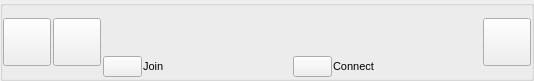
<?xml version="1.0" encoding="UTF-8"?>
<ui version="4.0">
 <class>GuiGroupieListItemUi</class>
 <widget class="QWidget" name="GuiGroupieListItemUi">
  <property name="geometry">
   <rect>
    <x>0</x>
    <y>0</y>
    <width>534</width>
    <height>81</height>
   </rect>
  </property>
  <property name="sizePolicy">
   <sizepolicy hsizetype="Expanding" vsizetype="Minimum">
    <horstretch>0</horstretch>
    <verstretch>0</verstretch>
   </sizepolicy>
  </property>
  <property name="minimumSize">
   <size>
    <width>0</width>
    <height>0</height>
   </size>
  </property>
  <property name="maximumSize">
   <size>
    <width>16777215</width>
    <height>16777215</height>
   </size>
  </property>
  <property name="font">
   <font>
    <pointsize>8</pointsize>
   </font>
  </property>
  <property name="windowTitle">
   <string>Form</string>
  </property>
  <property name="styleSheet">
   <string notr="true"/>
  </property>
  <layout class="QGridLayout" name="gridLayout">
   <property name="leftMargin">
    <number>0</number>
   </property>
   <property name="topMargin">
    <number>0</number>
   </property>
   <property name="rightMargin">
    <number>0</number>
   </property>
   <property name="bottomMargin">
    <number>0</number>
   </property>
   <property name="spacing">
    <number>0</number>
   </property>
   <item row="0" column="0">
    <widget class="QGroupBox" name="groupBox">
     <property name="sizePolicy">
      <sizepolicy hsizetype="Preferred" vsizetype="Preferred">
       <horstretch>0</horstretch>
       <verstretch>0</verstretch>
      </sizepolicy>
     </property>
     <property name="title">
      <string notr="true"/>
     </property>
     <layout class="QHBoxLayout" name="horizontalLayout_2">
      <property name="spacing">
       <number>2</number>
      </property>
      <property name="leftMargin">
       <number>0</number>
      </property>
      <property name="topMargin">
       <number>0</number>
      </property>
      <property name="rightMargin">
       <number>0</number>
      </property>
      <property name="bottomMargin">
       <number>0</number>
      </property>
      <item>
       <widget class="VxPushButton" name="m_IconButton">
        <property name="sizePolicy">
         <sizepolicy hsizetype="Fixed" vsizetype="Fixed">
          <horstretch>0</horstretch>
          <verstretch>0</verstretch>
         </sizepolicy>
        </property>
        <property name="minimumSize">
         <size>
          <width>48</width>
          <height>48</height>
         </size>
        </property>
        <property name="maximumSize">
         <size>
          <width>48</width>
          <height>48</height>
         </size>
        </property>
        <property name="text">
         <string notr="true"/>
        </property>
        <property name="iconSize">
         <size>
          <width>48</width>
          <height>48</height>
         </size>
        </property>
       </widget>
      </item>
      <item>
       <widget class="VxPushButton" name="m_FriendshipButton">
        <property name="sizePolicy">
         <sizepolicy hsizetype="Fixed" vsizetype="Fixed">
          <horstretch>0</horstretch>
          <verstretch>0</verstretch>
         </sizepolicy>
        </property>
        <property name="minimumSize">
         <size>
          <width>48</width>
          <height>48</height>
         </size>
        </property>
        <property name="maximumSize">
         <size>
          <width>48</width>
          <height>48</height>
         </size>
        </property>
        <property name="text">
         <string notr="true"/>
        </property>
        <property name="iconSize">
         <size>
          <width>48</width>
          <height>48</height>
         </size>
        </property>
       </widget>
      </item>
      <item>
       <layout class="QVBoxLayout" name="verticalLayout">
        <property name="spacing">
         <number>1</number>
        </property>
        <item>
         <layout class="QHBoxLayout" name="TitleHorizontalLayout">
          <property name="spacing">
           <number>0</number>
          </property>
          <property name="leftMargin">
           <number>0</number>
          </property>
          <item>
           <widget class="QLabel" name="m_TitlePart1">
            <property name="font">
             <font>
              <pointsize>8</pointsize>
              <weight>50</weight>
              <italic>false</italic>
              <bold>false</bold>
             </font>
            </property>
            <property name="text">
             <string/>
            </property>
           </widget>
          </item>
          <item>
           <widget class="QLabel" name="m_TitlePart2">
            <property name="text">
             <string/>
            </property>
           </widget>
          </item>
          <item>
           <spacer name="horizontalSpacer">
            <property name="orientation">
             <enum>Qt::Horizontal</enum>
            </property>
            <property name="sizeHint" stdset="0">
             <size>
              <width>40</width>
              <height>20</height>
             </size>
            </property>
           </spacer>
          </item>
         </layout>
        </item>
        <item>
         <layout class="QHBoxLayout" name="DescHorizontalLayout">
          <property name="spacing">
           <number>0</number>
          </property>
          <item>
           <widget class="QLabel" name="m_DescPart1">
            <property name="text">
             <string/>
            </property>
           </widget>
          </item>
          <item>
           <widget class="QLabel" name="m_DescPart2">
            <property name="text">
             <string/>
            </property>
           </widget>
          </item>
          <item>
           <spacer name="horizontalSpacer_2">
            <property name="orientation">
             <enum>Qt::Horizontal</enum>
            </property>
            <property name="sizeHint" stdset="0">
             <size>
              <width>40</width>
              <height>20</height>
             </size>
            </property>
           </spacer>
          </item>
         </layout>
        </item>
        <item>
         <layout class="QHBoxLayout" name="horizontalLayout">
          <item>
           <widget class="VxPushButton" name="m_JoinButton">
            <property name="text">
             <string notr="true"/>
            </property>
           </widget>
          </item>
          <item>
           <widget class="QLabel" name="m_JoinLabel">
            <property name="sizePolicy">
             <sizepolicy hsizetype="Expanding" vsizetype="Preferred">
              <horstretch>0</horstretch>
              <verstretch>0</verstretch>
             </sizepolicy>
            </property>
            <property name="text">
             <string>Join</string>
            </property>
           </widget>
          </item>
          <item>
           <widget class="VxPushButton" name="m_ConnectButton">
            <property name="text">
             <string notr="true"/>
            </property>
           </widget>
          </item>
          <item>
           <widget class="QLabel" name="m_ConnectLabel">
            <property name="sizePolicy">
             <sizepolicy hsizetype="Expanding" vsizetype="Preferred">
              <horstretch>0</horstretch>
              <verstretch>0</verstretch>
             </sizepolicy>
            </property>
            <property name="text">
             <string>Connect</string>
            </property>
           </widget>
          </item>
         </layout>
        </item>
       </layout>
      </item>
      <item>
       <widget class="VxPushButton" name="m_MenuButton">
        <property name="sizePolicy">
         <sizepolicy hsizetype="Fixed" vsizetype="Fixed">
          <horstretch>0</horstretch>
          <verstretch>0</verstretch>
         </sizepolicy>
        </property>
        <property name="minimumSize">
         <size>
          <width>48</width>
          <height>48</height>
         </size>
        </property>
        <property name="maximumSize">
         <size>
          <width>48</width>
          <height>48</height>
         </size>
        </property>
        <property name="text">
         <string notr="true"/>
        </property>
        <property name="iconSize">
         <size>
          <width>48</width>
          <height>48</height>
         </size>
        </property>
       </widget>
      </item>
     </layout>
    </widget>
   </item>
  </layout>
 </widget>
 <customwidgets>
  <customwidget>
   <class>VxPushButton</class>
   <extends>QPushButton</extends>
   <header>VxPushButton.h</header>
  </customwidget>
 </customwidgets>
 <resources/>
 <connections/>
</ui>
